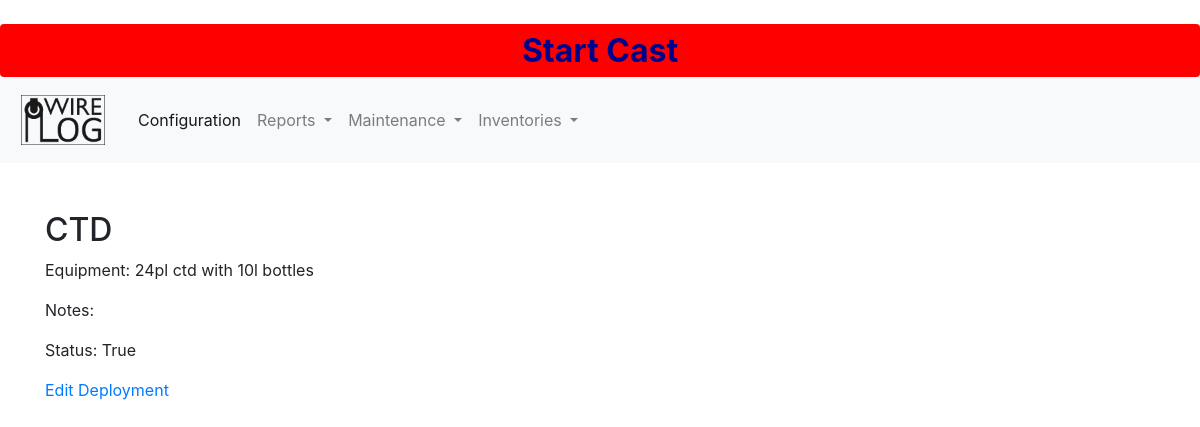
/wwdb/configuration/deployment/24/deploymentdetail, run on the app's committed database.
### wwdb/models.py (models this page shows, shortened)
class DeploymentType(models.Model):
    id = models.AutoField(db_column='Id', primary_key=True, blank=True, null=False)
    status = models.BooleanField(db_column='Status', blank=True, null=True, verbose_name='Status')
    name = models.TextField(db_column='Name', blank=True, null=True, verbose_name='Name', validators=[validate_commas])
    equipment = models.TextField(db_column='Equipment', blank=True, null=True, verbose_name='Equipment', validators=[validate_commas])
    notes = models.TextField(db_column='Notes', blank=True, null=True, verbose_name='Notes', validators=[validate_commas])
    class Meta:
        managed = True
        db_table = 'DeploymentType'
        verbose_name_plural = "DeploymentType"
        ordering = ['name']

### wwdb/views.py (the view)
# urls.py: path('configuration/deployment/<int:pk>/deploymentdetail', DeploymentDetail.as_view(), name='deploymentdetail'),
class DeploymentDetail(DetailView):
    model = DeploymentType
    template_name="wwdb/configuration/deploymentdetail.html"

### context_processors.py (called while the page is built)
def cast_context(request):
    return {'last': Cast.objects.last()}

### wwdb/templates/wwdb/configuration/deploymentdetail.html (shortened to what this page needs)
{% extends "wwdb/base.html" %}
{% block content %}
<div class="deploymenttype-entry">
    <h2>{{deploymenttype.name}}</h2>
    <p>Equipment: {{deploymenttype.equipment}}</p>
    <p>Notes: {{deploymenttype.notes}}</p>
    <p>Status: {{deploymenttype.status}}</p>
</div>
<a href="{% url 'deploymentedit' deploymenttype.pk %}"> Edit Deployment</a>
{% endblock content %}

### data on the page
DeploymentType: name "CTD", equipment "24pl ctd with 10l bottles", status "True"
